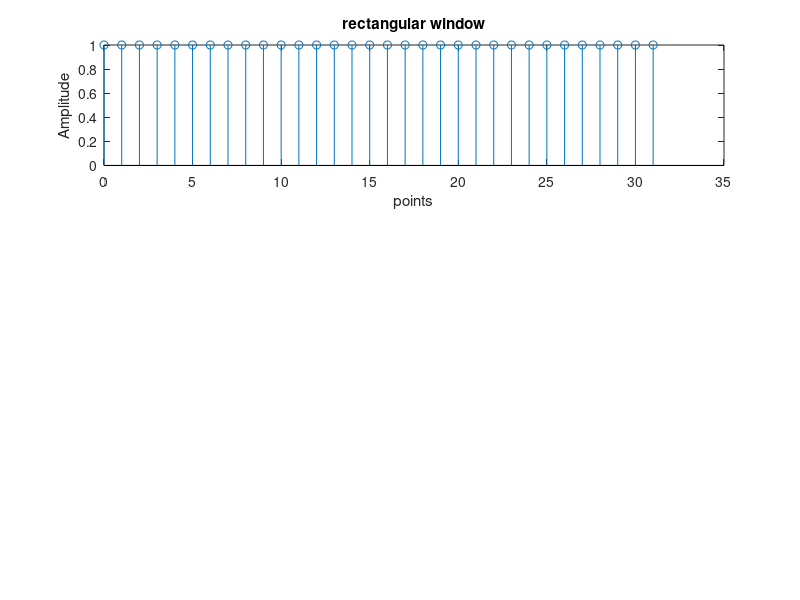

Recreate this plot in MATLAB. (Note: this script raises an error after producing the figure.)


N = 32;nn = 0:(N-1);
% rectangular window
w = boxcar(N);subplot(3,1,1);stem(nn,w);
xlabel('points');ylabel('Amplitude');title('rectangular window');
wvtool(w);
% hamming window
w = hamming(N);subplot(3,1,2);stem(nn,w);
xlabel('points');ylabel('Amplitude');title('hamming window');
wvtool(w);
% hanning window
w = hanning(N);subplot(3,1,3);stem(nn,w);
xlabel('points');ylabel('Amplitude');title('hanning window');
wvtool(w);